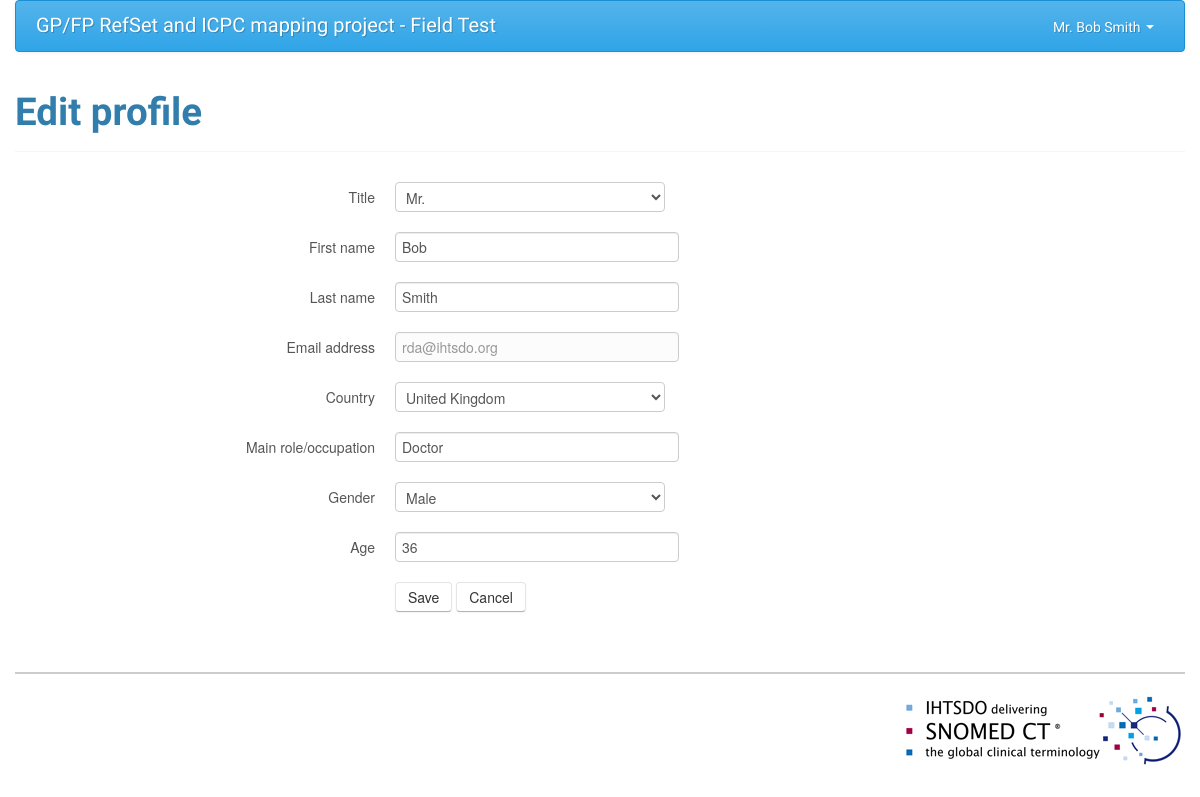
The page /edit-profile.php (signed in) on the database its author committed.
### tables this page shows
CREATE TABLE `Users` (
  `user_id` mediumint(9) NOT NULL AUTO_INCREMENT,
  `title_id` int(11) DEFAULT NULL,
  `first_name` varchar(25) NOT NULL,
  `last_name` varchar(50) NOT NULL,
  `email` varchar(50) NOT NULL,
  `password` varchar(50) NOT NULL,
  `role` varchar(50) NOT NULL,
  `age` int(11) DEFAULT NULL,
  `gender_id` int(11) DEFAULT NULL,
  `country_id` int(11) NOT NULL,
  `option_id` smallint(6) NOT NULL DEFAULT '1',
  `verified` tinyint(1) NOT NULL DEFAULT '0',
  `verification` varchar(256) DEFAULT NULL,
  `field_test_complete` smallint(6) NOT NULL DEFAULT '0',
  `date_modified` timestamp NOT NULL DEFAULT CURRENT_TIMESTAMP,
  `date_created` timestamp NOT NULL DEFAULT '0000-00-00 00:00:00',
  PRIMARY KEY (`user_id`)
);

CREATE TABLE `Title` (
  `title_id` int(11) NOT NULL,
  `title` varchar(32) NOT NULL,
  PRIMARY KEY (`title_id`)
);

CREATE TABLE `Countries` (
  `country_id` int(11) NOT NULL,
  `country_code` varchar(2) NOT NULL,
  `name` varchar(50) NOT NULL
);

CREATE TABLE `Gender` (
  `gender_id` int(11) NOT NULL,
  `gender` varchar(10) NOT NULL,
  UNIQUE KEY `id` (`gender_id`)
);

### edit-profile.php (the view, shortened to what this page needs)
<!DOCTYPE html>
<html lang="en">
<head>
  <?php require('inc/head.php'); ?>
</head>
<body>
  <div class="container">
    <?php require('inc/header.php'); ?>
    <div class="main clearfix">
      <div class="page-header">
        <h1>Edit profile</h1>
      </div>
<?php
if(!$_SESSION["logged"]){
  include('inc/not-logged-in.php');
} else {
  $rows = mysql_query("SELECT * FROM Users WHERE user_id='$_SESSION[user_id]'") or die(mysql_error());
  $user = mysql_fetch_array($rows);
?>
      <div class="row">
        <div class="span8 offset2">
          <form method="post" action="profile.php" class="form-horizontal" id="editProfile" name="editProfile" data-validate="parsley">
            <fieldset>
              <div class="control-group">
                <label class="control-label" for="editTitle">Title</label>
                <div class="controls">
                  <select class="input-xlarge" id="editTitle" name="editTitle" data-required="true">
                    <?php
                    $result = mysql_query("SELECT * FROM Title") or die(mysql_error());
                    while($row = mysql_fetch_array($result)){
                      ?>
                      <option value="<?=$row['title_id'];?>"<?= ($row['title_id'] == $user['title_id'] ? ' selected="selected"' : '') ?>><?=$row['title'];?></option>
                      <?php
                    }
                    ?>
                  </select>
                </div>
              </div>
              <div class="control-group">
                <label class="control-label" for="editFirstname">First name</label>
                <div class="controls">
                  <input type="text" class="input-xlarge" maxlength="30" id="editFirstname" name="editFirstname" value="<?= $user['first_name']; ?>" placeholder="First name" data-trigger="change" data-required="true">
                </div>
              </div>
              <div class="control-group">
                <label class="control-label" for="editLastname">Last name</label>
                <div class="controls">
                  <input type="text" class="input-xlarge" maxlength="30" id="editLastname" name="editLastname" value="<?= $user['last_name']; ?>" placeholder="Last name" data-trigger="change" data-required="true">
                </div>
              </div>
              <div class="control-group">
                <label class="control-label" for="editEmail">Email address</label>
                <div class="controls">
                  <span class="input-xlarge uneditable-input"><?= $user['email']; ?></span>
                </div>
              </div>
              <div class="control-group">
                <label class="control-label" for="editCountry">Country</label>
                <div class="controls">
                  <select class="input-xlarge" id="editCountry" name="editCountry" data-required="true">
                    <?php
                    $result = mysql_query("SELECT * FROM Countries") or die(mysql_error());
                    while($row = mysql_fetch_array($result)){
                      ?>
                      <option value="<?=$row['country_id'];?>"<?= ($row['country_id'] == $user['country_id'] ? ' selected="selected"' : '') ?>><?=$row['name'];?></option>
                      <?php
                    }
                    ?>
                  </select>
                </div>
              </div>
              <div class="control-group">
                <label class="control-label" for="editRole">Main role/occupation</label>
                <div class="controls">
                  <input type="text" class="input-xlarge" maxlength="100" id="editRole" name="editRole" value="<?= $user['role']; ?>" placeholder="Main role/occupation" data-required="true">
                </div>
              </div>
              <div class="control-group">
                <label class="control-label" for="editGender">Gender</label>
                <div class="controls">
                  <select class="input-xlarge" id="editGender" name="editGender" data-required="true">
                    <?php
                    $result = mysql_query("SELECT * FROM Gender") or die(mysql_error());
                    while($row = mysql_fetch_array($result)){
                      ?>
                      <option value="<?=$row['gender_id'];?>"<?= ($row['gender_id'] == $user['gender_id'] ? ' selected="selected"' : '') ?>><?=$row['gender'];?></option>
                      <?php
                    }
                    ?>
                  </select>
                </div>
              </div>
              <div class="control-group">
                <label class="control-label" for="editAge">Age</label>
                <div class="controls">
                  <input type="text" class="input-xlarge" id="editAge" name="editAge" value="<?= $user['age']; ?>" placeholder="Age" data-required="true">
                </div>
              </div>
              <div class="control-group">
                <div class="controls">
                  <input type="submit" class="btn" value="Save">
                  <a class="btn" href="profile.php">Cancel</a>
                </div>
              </div>
            </fieldset>
          </form>
        </div>
      </div>
<?php
}
?>
    </div>
    <?php require('inc/footer.php'); ?>
  </div>
</body>
</html>

### css/style.css (style rules this page uses)
.main { min-height: 450px; }

### rows shown on the page
users: editTitle "Mr.", editFirstname "Bob", editLastname "Smith", email "rda@ihtsdo.org", editCountry "United Kingdom", editRole "Doctor", editGender "Male", editAge "36"

### other values the page prints
$_SESSION['title'] "Mr."
$_SESSION['first_name'] "Bob"
$_SESSION['last_name'] "Smith"
